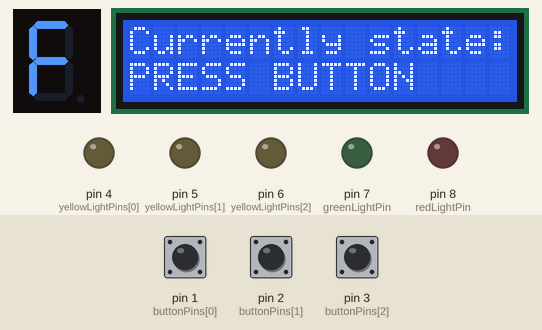
This sketch was run on a simulated Arduino Uno, built with avr-gcc and run on an emulated ATmega328P. Parts: 1-digit seven-segment display, 16×2 character LCD, output pins drawn as LEDs (lit = HIGH). Wiring (inferred from the names in the program): 1-digit 7-segment display, segments lit when HIGH: segments A2, A1, A0, pin 13, pin 12, pin 11, pin 10, pin 9. The test bench sets the inputs (shaded band); at power-on: pin 1 (buttonPins[0]) HIGH, pin 2 (buttonPins[1]) HIGH, pin 3 (buttonPins[2]) HIGH. The segment pins are drawn as the display they are named for; pins used as bus, display or sensor lines are not drawn.

Above: at 0.65 s.
1.3 s: pin 1 (buttonPins[0]) pulled LOW for 0.75 s
At 2.3 s:
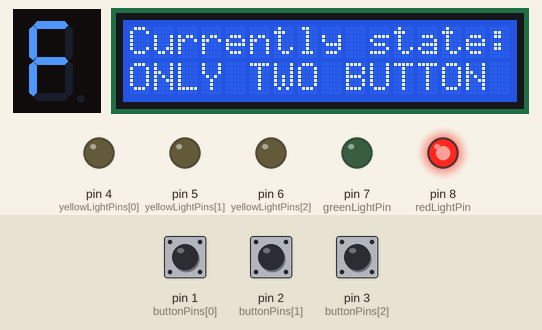
4.1 s: pin 2 (buttonPins[1]) pulled LOW for 0.75 s
At 5.5 s:
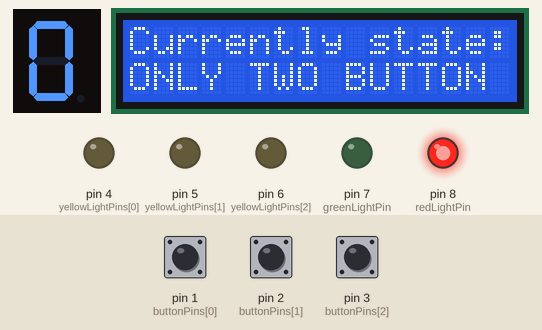
6.6 s: pin 3 (buttonPins[2]) pulled LOW for 0.75 s
At 8.7 s:
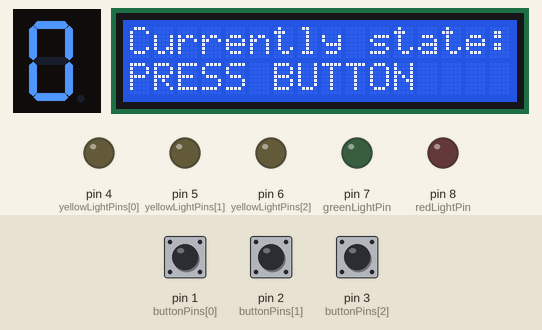
9.1 s: pin 1 (buttonPins[0]) pulled LOW for 1 s
At 10.12 s:
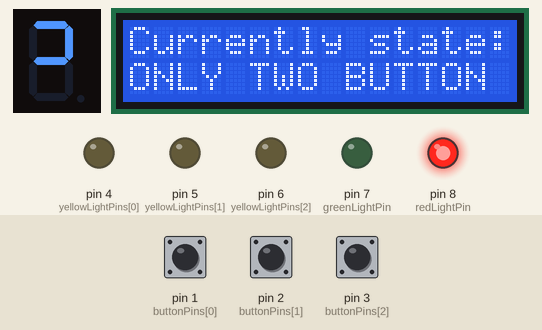
11.6 s: pin 2 (buttonPins[1]) pulled LOW for 1 s
At 13.1 s:
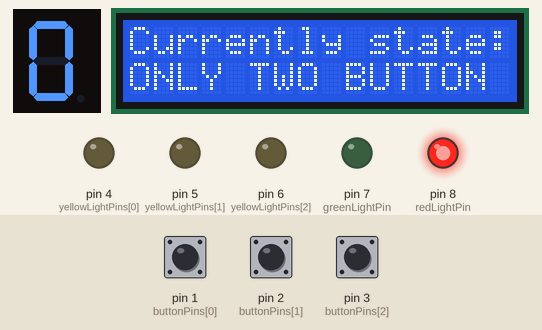
14.2 s: pin 3 (buttonPins[2]) pulled LOW for 1 s
At 16.2 s:
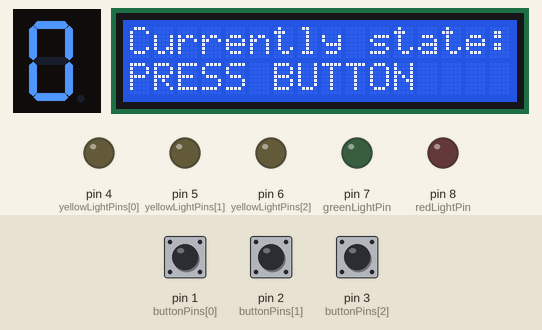
Timing chart, 0 to 17.7 s (numbered marks = the images above; inputs shaded):
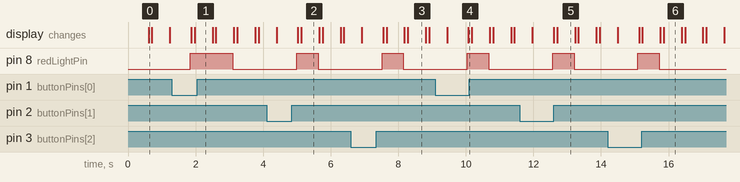

The sketch:

check_button.ino
```cpp
#include <Wire.h>
#include <LiquidCrystal_I2C.h>

// 初始化 I2C LCD，地址設定為 0x27（視硬體調整）
LiquidCrystal_I2C lcd(0x27, 16, 2);

// 8 段顯示器的引腳定義
const int segPins[] = {9, 10, 11, 12, 13, A0, A1, A2};

// 按鈕和 LED 引腳定義
const int buttonPins[] = {1, 2, 3};
const int yellowLightPins[] = {4, 5, 6};
const int greenLightPin = 7;
const int redLightPin = 8;

// 8 段顯示器字型 (HIGH 為滅燈)
const byte digitPatterns[4][8] = {
    {LOW, LOW, HIGH, HIGH, HIGH, HIGH, HIGH, HIGH}, // n
    {LOW, HIGH, HIGH, HIGH, LOW, LOW, LOW, HIGH},  // o
    {LOW, HIGH, LOW, LOW, LOW, LOW, HIGH, HIGH},   // c
    {LOW, HIGH, HIGH, LOW, LOW, LOW, LOW, LOW}     // E
};

// 狀態標記
enum State {
    NO_BUTTON,
    ONLY_TWO_BUTTON,
    CORRECT_BUTTON,
    WRONG_BUTTON
};

void setup() {
    // 設定 8 段顯示器引腳為輸出
    for (int i = 0; i < 8; i++) {
        pinMode(segPins[i], OUTPUT);
    }

    // 設定按鈕為輸入
    for (int i = 0; i < 3; i++) {
        pinMode(buttonPins[i], INPUT_PULLUP);
    }

    // 設定 LED 燈泡為輸出
    for (int i = 0; i < 3; i++) {
        pinMode(yellowLightPins[i], OUTPUT);
    }
    pinMode(greenLightPin, OUTPUT);
    pinMode(redLightPin, OUTPUT);

    // 初始化 LCD
    lcd.init();
    lcd.backlight();
    lcd.setCursor(0, 0);
    lcd.print("System Ready!");
}

void loop() {
    // 讀取按鈕狀態
    bool buttonStates[3];
    for (int i = 0; i < 3; i++) {
        buttonStates[i] = digitalRead(buttonPins[i]) == LOW;
    }

    // 計算按下的按鈕數量
    int pressedCount = 0;
    for (int i = 0; i < 3; i++) {
        if (buttonStates[i]) pressedCount++;
    }

    // 確定按鈕檢測的狀態
    State currentState;
    if (pressedCount == 0) {
        currentState = NO_BUTTON;
    } else if (pressedCount == 2) {
        if (buttonStates[0] && buttonStates[1]) {
            currentState = CORRECT_BUTTON;
        } else {
            currentState = WRONG_BUTTON;
        }
    } else {
        currentState = ONLY_TWO_BUTTON;
    }

    // 根據狀態更新輸出
    updateDisplay(currentState);
    updateLEDs(currentState);
    updateLCD(currentState);

    delay(100); // 避免頻繁刷新
}

// 函數: 更新 8 段顯示器
void updateDisplay(State state) {
    byte display1[8], display2[8];

    switch (state) {
        case NO_BUTTON:
            memcpy(display1, digitPatterns[0], 8);
            memcpy(display2, digitPatterns[1], 8);
            break;
        case ONLY_TWO_BUTTON:
            memcpy(display1, digitPatterns[1], 8);
            memcpy(display2, digitPatterns[2], 8);
            break;
        case CORRECT_BUTTON:
            memcpy(display1, digitPatterns[2], 8);
            memcpy(display2, digitPatterns[1], 8);
            break;
        case WRONG_BUTTON:
            memcpy(display1, digitPatterns[3], 8);
            memcpy(display2, digitPatterns[1], 8);
            break;
    }

    // 顯示第一位字母
    for (int i = 0; i < 8; i++) {
        digitalWrite(segPins[i], display1[i]);
    }

    delay(500);

    // 顯示第二位字母
    for (int i = 0; i < 8; i++) {
        digitalWrite(segPins[i], display2[i]);
    }
}

// 函數: 更新 LED 燈泡狀態
void updateLEDs(State state) {
    switch (state) {
        case NO_BUTTON:
            for (int i = 0; i < 3; i++) digitalWrite(yellowLightPins[i], LOW);
            digitalWrite(greenLightPin, LOW);
            digitalWrite(redLightPin, LOW);
            break;
        case ONLY_TWO_BUTTON:
            for (int i = 0; i < 3; i++) digitalWrite(yellowLightPins[i], LOW);
            digitalWrite(greenLightPin, LOW);
            digitalWrite(redLightPin, HIGH);
            break;
        case CORRECT_BUTTON:
            for (int i = 0; i < 3; i++) digitalWrite(yellowLightPins[i], HIGH);
            digitalWrite(greenLightPin, HIGH);
            digitalWrite(redLightPin, LOW);
            break;
        case WRONG_BUTTON:
            digitalWrite(yellowLightPins[0], HIGH);
            digitalWrite(yellowLightPins[1], HIGH);
            digitalWrite(yellowLightPins[2], LOW);
            digitalWrite(greenLightPin, LOW);
            digitalWrite(redLightPin, HIGH);
            break;
    }
}

// 函數: 更新 LCD 顯示
void updateLCD(State state) {
    lcd.clear();
    lcd.setCursor(0, 0);
    lcd.print("Currently state:");

    lcd.setCursor(0, 1);
    switch (state) {
        case NO_BUTTON:
            lcd.print("PRESS BUTTON");
            break;
        case ONLY_TWO_BUTTON:
            lcd.print("ONLY TWO BUTTON");
            break;
        case CORRECT_BUTTON:
            lcd.print("CORRECT BUTTON");
            break;
        case WRONG_BUTTON:
            lcd.print("WRONG BUTTON");
            break;
    }
}
```

Measured:
- after the input at 1.3 s, pin 8 (redLightPin): LOW → HIGH after 0.54 s, → LOW 1.3 s later; the display: first changes after 0.57 s (image 1 shows a later state)
- after the input at 4.1 s, pin 8 (redLightPin): LOW → HIGH after 0.90 s, → LOW 0.63 s later
- after the input at 6.6 s, pin 8 (redLightPin): LOW → HIGH after 0.92 s, → LOW 0.63 s later
- after the input at 9.1 s, pin 8 (redLightPin): LOW → HIGH after 0.94 s, → LOW 0.63 s later
- after the input at 11.6 s, pin 8 (redLightPin): LOW → HIGH after 0.97 s, → LOW 0.63 s later
- after the input at 14.2 s, pin 8 (redLightPin): LOW → HIGH after 0.89 s, → LOW 0.63 s later
- what the display in image 2 shows lasts 0.6 s, from 5.1 s to 5.7 s
